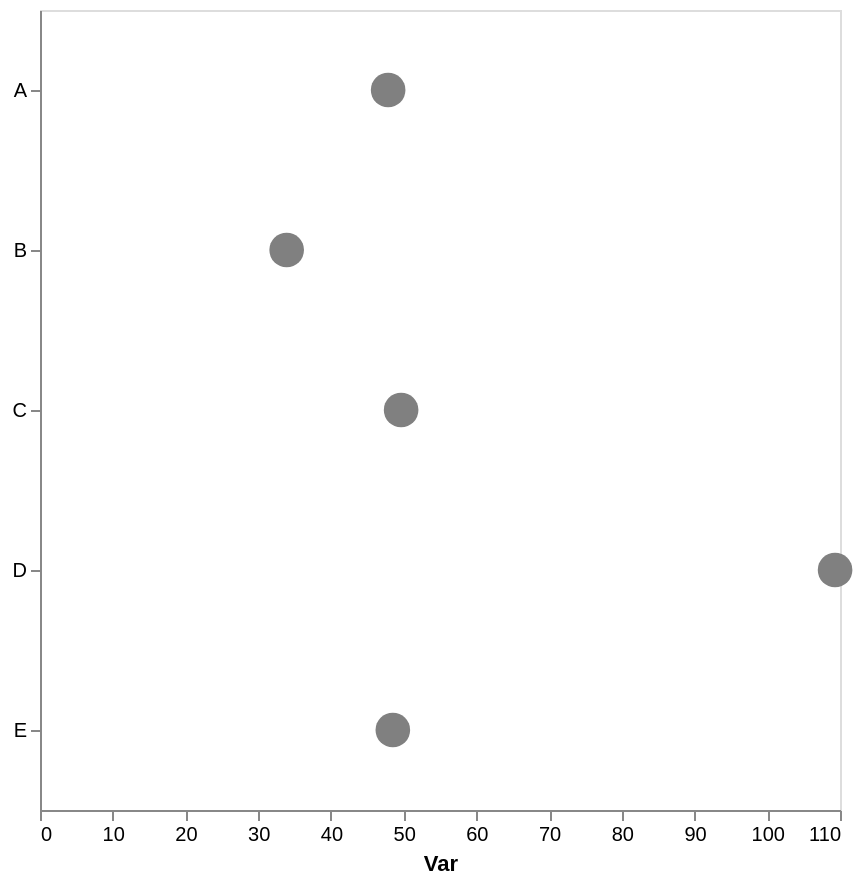

Write the Vega-Lite specification saved for this chart.
### Vega-Lite specification from a JSON file in a GitHub repository (floating-point values rounded to 4 significant figures)
{"config": {"view": {"continuousWidth": 300, "continuousHeight": 300}, "axis": {"grid": false}, "bar": {"color": "gray"}}, "data": {"name": "data-cc56c200ee3b28a0e75237909728bb95"}, "mark": {"type": "point", "color": "gray", "filled": true, "size": 300}, "encoding": {"x": {"aggregate": "mean", "axis": {"title": "Var"}, "field": "var1", "type": "quantitative"}, "y": {"axis": {"title": null}, "field": "cat", "type": "nominal"}}, "height": 400, "width": 400, "$schema": "https://vega.github.io/schema/vega-lite/v5.17.0.json", "datasets": {"data-cc56c200ee3b28a0e75237909728bb95": [{"cat": "E", "var1": 46.01, "var2": 48.61}, {"cat": "D", "var1": 109.3, "var2": 52.7}, {"cat": "C", "var1": 39.63, "var2": 39.9}, {"cat": "E", "var1": 57.35, "var2": 43.94}, {"cat": "C", "var1": 64.0, "var2": 51.44}, {"cat": "E", "var1": 52.83, "var2": 62.51}, {"cat": "B", "var1": 38.35, "var2": 51.78}, {"cat": "E", "var1": 37.87, "var2": 60.94}, {"cat": "A", "var1": 50.98, "var2": 37.86}, {"cat": "C", "var1": 45.33, "var2": 57.72}, {"cat": "B", "var1": 29.49, "var2": 52.58}, {"cat": "A", "var1": 44.76, "var2": 67.75}]}}
